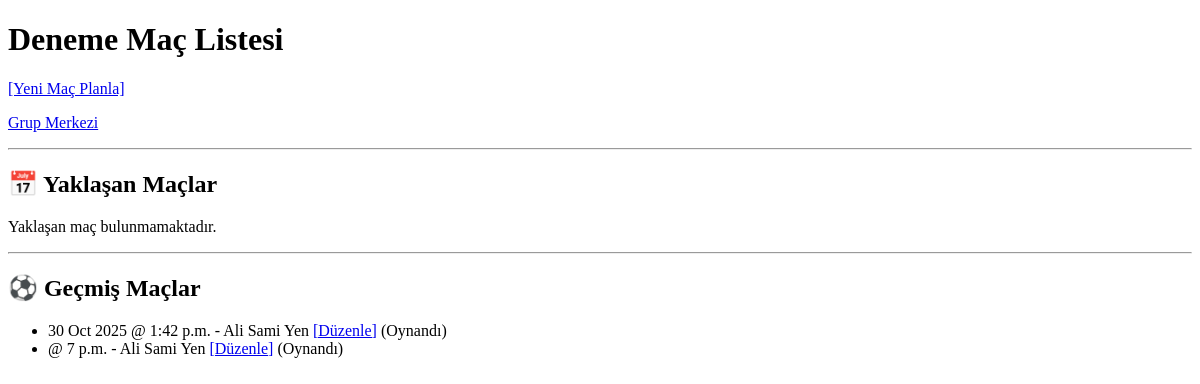
The app's page /grup/1/maclar/ (signed in), older data.
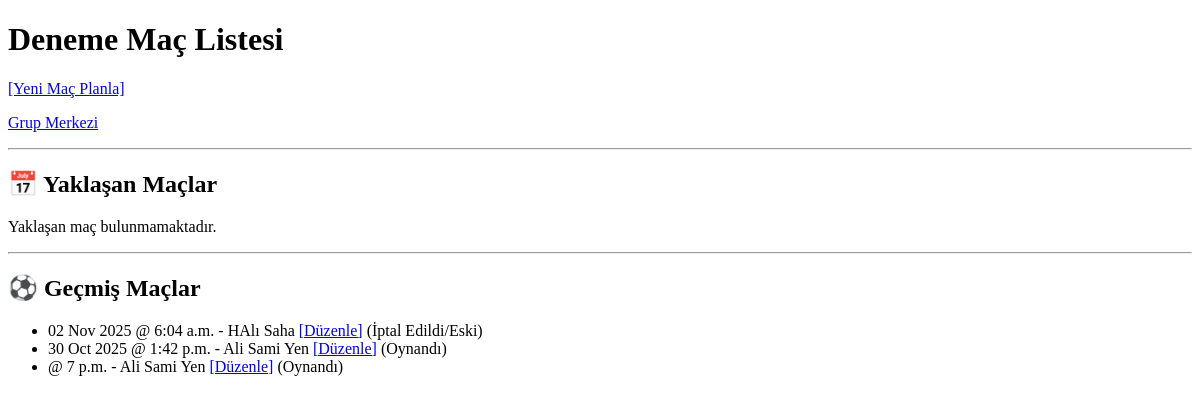
The same page, newer data.
### grup_yonetimi/models.py (models this page shows, shortened)
class Mac(models.Model):
    grup = models.ForeignKey(Grup, on_delete=models.CASCADE)
    tarih = models.DateField(verbose_name="Maç Tarihi")
    saat = models.TimeField(verbose_name="Maç Saati")
    yer = models.CharField(max_length=255, verbose_name="Maç Yeri")
    takim_a_skor = models.IntegerField(default=0)
    takim_b_skor = models.IntegerField(default=0)
    oynandi_mi = models.BooleanField(default=False, verbose_name="Oynandı mı?")
    takim_a_denge_puani = models.IntegerField(default=0, help_text="Takım A'nın dengeleme için kullanılan toplam puanı.")
    takim_b_denge_puani = models.IntegerField(default=0, help_text="Takım B'nin dengeleme için kullanılan toplam puanı.")
    denge_farki = models.IntegerField(default=0, help_text="İki takım arasındaki puan farkı.")

### grup_yonetimi/views.py (the view)
# urls.py: path('<int:grup_id>/maclar/', views.mac_listesi, name='mac_listesi'),
@login_required
def mac_listesi(request, grup_id):
    grup = get_object_or_404(Grup, pk=grup_id)
    bugun = timezone.localdate()
    gelecek_maclar = Mac.objects.filter(
        grup=grup,
        oynandi_mi=False,
        tarih__gte=bugun # Bugünkü veya sonraki maçlar
    ).order_by('tarih', 'saat')
    gecmis_maclar = Mac.objects.filter(
        grup=grup
    ).filter(
        Q(oynandi_mi=True) | Q(tarih__lt=bugun) # Oynandıysa VEYA tarihi eskiyse
    ).order_by('-tarih', '-saat') # tersten sırala
    katildigim_mac_ids = MacKatilim.objects.filter(
        mac__in=gelecek_maclar,
        oyuncu=request.user
    ).values_list('mac_id', flat=True)
    katilim_sayilari = {}
    for mac in gelecek_maclar:
        katilim_sayilari[mac.id] = mac.katilimlar.count()
    context = {
        'grup': grup,
        'gelecek_maclar': gelecek_maclar,
        'gecmis_maclar': gecmis_maclar,
        'katildigim_mac_ids': katildigim_mac_ids,
        'katilim_sayilari': katilim_sayilari,
        'is_yonetici': grup.yonetici == request.user,
    }
    return render(request, 'grup_yonetimi/mac_listesi.html', context)

### grup_yonetimi/templates/grup_yonetimi/mac_listesi.html (shortened to what this page needs)
<!DOCTYPE html>
<html lang="tr">
<head>
</head>
<body>
    {% load custom_filters %}
   <h1>{{ grup.grup_adi }} Maç Listesi</h1>
{% if is_yonetici %}
    <p>
        <a href="{% url 'mac_olustur' grup.id %}">[Yeni Maç Planla]</a>
    </p>
{% endif %}
<p><a href="{% url 'ana_sayfa' %}">Grup Merkezi</a></p>
<hr>
<h2>📅 Yaklaşan Maçlar</h2>
{% if gelecek_maclar %}
    <ul>
        {% for mac in gelecek_maclar %}
            <li>
                {{ mac.tarih|date:"d M Y" }} @ {{ mac.saat }} - {{ mac.yer }}
                {% if is_yonetici %}
                    <span style="margin-left: 20px;">| Yön. İşlemleri:</span>
                    <form method="post" action="{% url 'mac_dengele_otomatik' mac.id %}" style="display:inline;" onsubmit="return confirm('Optimal dengeleme yapılsın mı?');">
                        {% csrf_token %}
                        <button type="submit" style="color: blue;">[Otomatik Dengele]</button>
                    </form>
                    <a href="{% url 'mac_dengele_manuel' mac.id %}" style="color: purple;">[Manuel Böl]</a>
                    {% if not mac.oynandi_mi %}
                        <a href="{% url 'mac_sonucu_gir' mac.id %}" style="color: darkgreen;">[Sonuç Gir]</a>
                    {% endif %}
                    <form action="{% url 'mac_sil' mac.id %}" method="post" style="display:inline;" onsubmit="return confirm('Bu maçı silmek istediğinizden emin misiniz?');">
                        {% csrf_token %}
                        <button type="submit" style="color: red; border: none; background: none; cursor: pointer;">[İptal Et/Sil]</button>
                    </form>
                {% endif %}
            </li>
        {% endfor %}
    </ul>
{% else %}
    <p>Yaklaşan maç bulunmamaktadır.</p>
{% endif %}
<hr>
<h2>⚽ Geçmiş Maçlar</h2>
{% if gecmis_maclar %}
    <ul>
        {% for mac in gecmis_maclar %}
            <li>
                {{ mac.tarih|date:"d M Y" }} @ {{ mac.saat }} - {{ mac.yer }}
                    {% if is_yonetici %}
                        <a href="{% url 'mac_sonucu_gir' mac.id %}">[Düzenle]</a>
                    {% endif %}
                {% if mac.oynandi_mi %} (Oynandı) {% else %} (İptal Edildi/Eski) {% endif %}
            </li>
        {% endfor %}
    </ul>
{% else %}
    <p>Henüz oynanmış maç bulunmamaktadır.</p>
{% endif %}
</body>
</html>

Row changes from the older to the newer data that the page shows:
added Mac: tarih "02 Nov 2025", saat "6:04 a.m.", yer "HAlı Saha", oynandi_mi "(İptal Edildi/Eski)"
